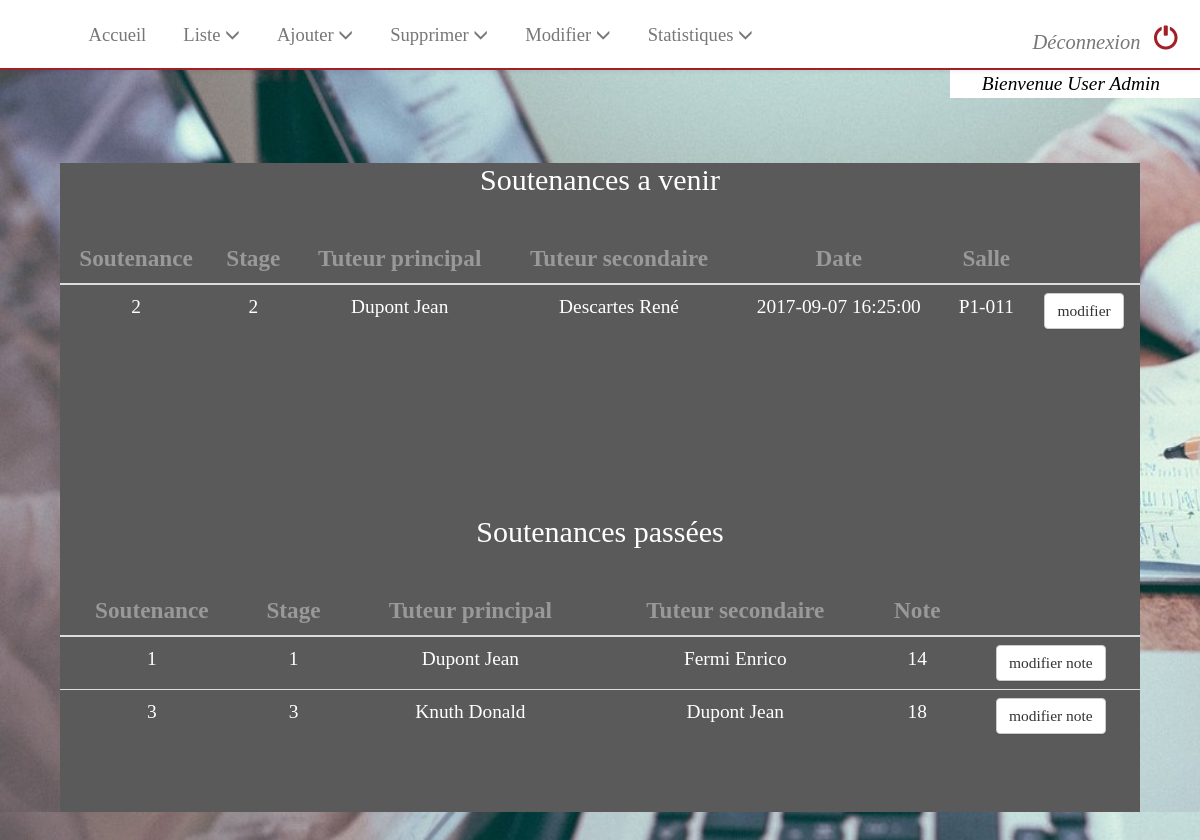
The page /admin/modification/modif_soutenances.php (signed in) on the database its author committed.
### tables this page shows
CREATE TABLE `soutenances` (
  `stid` int(11) NOT NULL,
  `sid` int(11) NOT NULL,
  `tuteur1` int(11) NOT NULL,
  `tuteur2` int(11) NOT NULL,
  `date` datetime NOT NULL,
  `salle` varchar(15) NOT NULL
);

CREATE TABLE `users` (
  `uid` int(11) NOT NULL,
  `nom` varchar(30) DEFAULT NULL,
  `prenom` varchar(30) DEFAULT NULL,
  `login` varchar(30) NOT NULL,
  `mdp` varchar(255) NOT NULL,
  `role` enum('user','admin') NOT NULL DEFAULT 'user',
  `actif` bit(1) NOT NULL DEFAULT b'0'
);

CREATE TABLE `notes` (
  `nid` int(11) NOT NULL,
  `sid` int(11) NOT NULL,
  `note` int(10) UNSIGNED NOT NULL,
  `commentaire` text NOT NULL
);

### admin/modification/modif_soutenances.php (the view, shortened to what this page needs)
<?php
	include("../../header/header_admin.php");
	?>
		<?php
		require("../../db_config.php");
			try {
				$db = new PDO($dsn, $username, $password);
				$db->setAttribute(PDO::ATTR_ERRMODE, PDO::ERRMODE_EXCEPTION);
				$SQL = "SELECT * FROM soutenances
						JOIN users ON soutenances.tuteur1 = users.uid
						WHERE sid NOT IN (SELECT sid FROM notes) ";
				$st=$db->prepare($SQL);
				$res=$st->execute();
				$SQL3 = "SELECT * FROM soutenances
						JOIN users ON soutenances.tuteur1 = users.uid
						JOIN notes ON soutenances.sid = notes.sid ";
				$st3=$db->prepare($SQL3);
				$res=$st3->execute();
				?>
					<div class="table-custom" style="width:90%;margin-left:5%;margin-bottom:100px;padding-bottom:50px;">
						<h2>Soutenances a venir</h2>
						<table class="table center ">
						<thead><tr style="font-size:120%; color:#999999;"><th class="center">Soutenance</th><th class="center">Stage</th><th class="center">Tuteur principal</th><th class="center">Tuteur secondaire</th><th class="center">Date</th><th class="center">Salle</th><th></th></tr></thead>
						<?php
						if($st->rowCount()==0) {
							?><tr><td><div class="center" style="font-size:120%;"><?php echo "Aucune soutenance trouvée dans la base de donnée.";?></div></td></tr><?php
						} else {
							while($row=$st->fetch()) {
									$stid = intval($row['stid']);
									$sid = intval($row['sid']);
									$nom1 = htmlspecialchars($row['nom']);
									$prenom1 = htmlspecialchars($row['prenom']);
									$tuteur2 = htmlspecialchars($row['tuteur2']);
									$date = htmlspecialchars($row['date']);
									$salle = htmlspecialchars($row['salle']);
									$SQL2 = "SELECT nom, prenom FROM users
											 WHERE uid=?";
									$st2 = $db->prepare($SQL2);
									$res=$st2->execute(array($tuteur2));
									while($row2=$st2->fetch()) {
										$nom2 = htmlspecialchars($row2['nom']);
										$prenom2 = htmlspecialchars($row2['prenom']);
									?>
									<tr class="center">
										<td><?php echo $stid?></td><?php
										?><td><?php echo $sid;?></td>
										<td><?php echo "$nom1 $prenom1";?></td>
										<td><?php echo "$nom2 $prenom2";?></td>
										<td><?php echo $date;?></td>
										<td><?php echo $salle;?></td>
										<td><form action="modif_soutenances_form.php" method="post">
												<button type="submit" class="btn btn-default" style="font-size:80%;">modifier</button>
											</form>
										</td>
									</tr><?php
									}
							}
						}
						?></table>
						<h2>Soutenances passées</h2>
						<table class="table center ">
						<thead><tr style="font-size:120%; color:#999999;"><th class="center">Soutenance</th><th class="center">Stage</th><th class="center">Tuteur principal</th><th class="center">Tuteur secondaire</th><th class="center">Note</th><th></th></tr></thead>
						<?php
						if($st3->rowCount()==0) {
							?><tr><td><div class="center" style="font-size:120%;"><?php echo "Aucune soutenance notée a été trouvée dans la base de donnée.";?></div></td></tr><?php
						} else {
							while($row3=$st3->fetch()) {
									$stid = intval($row3['stid']);
									$sid = intval($row3['sid']);
									$nom1 = htmlspecialchars($row3['nom']);
									$prenom1 = htmlspecialchars($row3['prenom']);
									$tuteur2 = htmlspecialchars($row3['tuteur2']);
									$note = intval($row3['note']);
									$SQL4 = "SELECT nom, prenom FROM users
											 WHERE uid=?";
									$st4 = $db->prepare($SQL4);
									$res=$st4->execute(array($tuteur2));
									while($row4=$st4->fetch()) {
										$nom2 = htmlspecialchars($row4['nom']);
										$prenom2 = htmlspecialchars($row4['prenom']);
									?>
									<tr class="center">
										<td><?php echo $stid?></td><?php
										?><td><?php echo $sid;?></td>
										<td><?php echo "$nom1 $prenom1";?></td>
										<td><?php echo "$nom2 $prenom2";?></td>
										<td><?php echo $note; ?></td>
										<td><form action="modif_note_form.php" method="post">
												<button type="submit" class="btn btn-default" style="font-size:80%;">modifier note</button>
											</form>
										</td>
									</tr><?php
									}
							}
						}
						?></table>
					</div>
				<?php
			}
			catch(PDOException $e) {
				exit("Erreur de connexion ".$e->getMessage());
			}
	include("../../footer.php");
	?>

### style.css (style rules this page uses)
button { text-align: center; }
.center { text-align: center; }
html, body { background: rgb(150, 150, 150); background-image: url("image/image4b.jpg"); background-repeat: no-repeat; background-size: cover; height: auto; position: relative; color: black; font-family: Calibri; font-size: 110%; width: 100%; transition: background-color .5s; }
.table-custom { background: rgb(90, 90, 90); text-align: center; margin-left: 25%; margin-right: auto; margin-top: 80px; color: white; width: 50%; }

### rows shown on the page
soutenances: stid "2", sid "2", date "2017-09-07 16:25:00", salle "P1-011"
users: nom "Descartes", prenom "René"
users: nom "Dupont", prenom "Jean"
soutenances: stid "1"
users: nom "Fermi", prenom "Enrico"
notes: sid "1", note "14"
soutenances: stid "3"
notes: sid "3", note "18"
users: nom "Knuth", prenom "Donald"

### other values the page prints
$_SESSION['prenom'] "User"
$_SESSION['nom'] "Admin"
